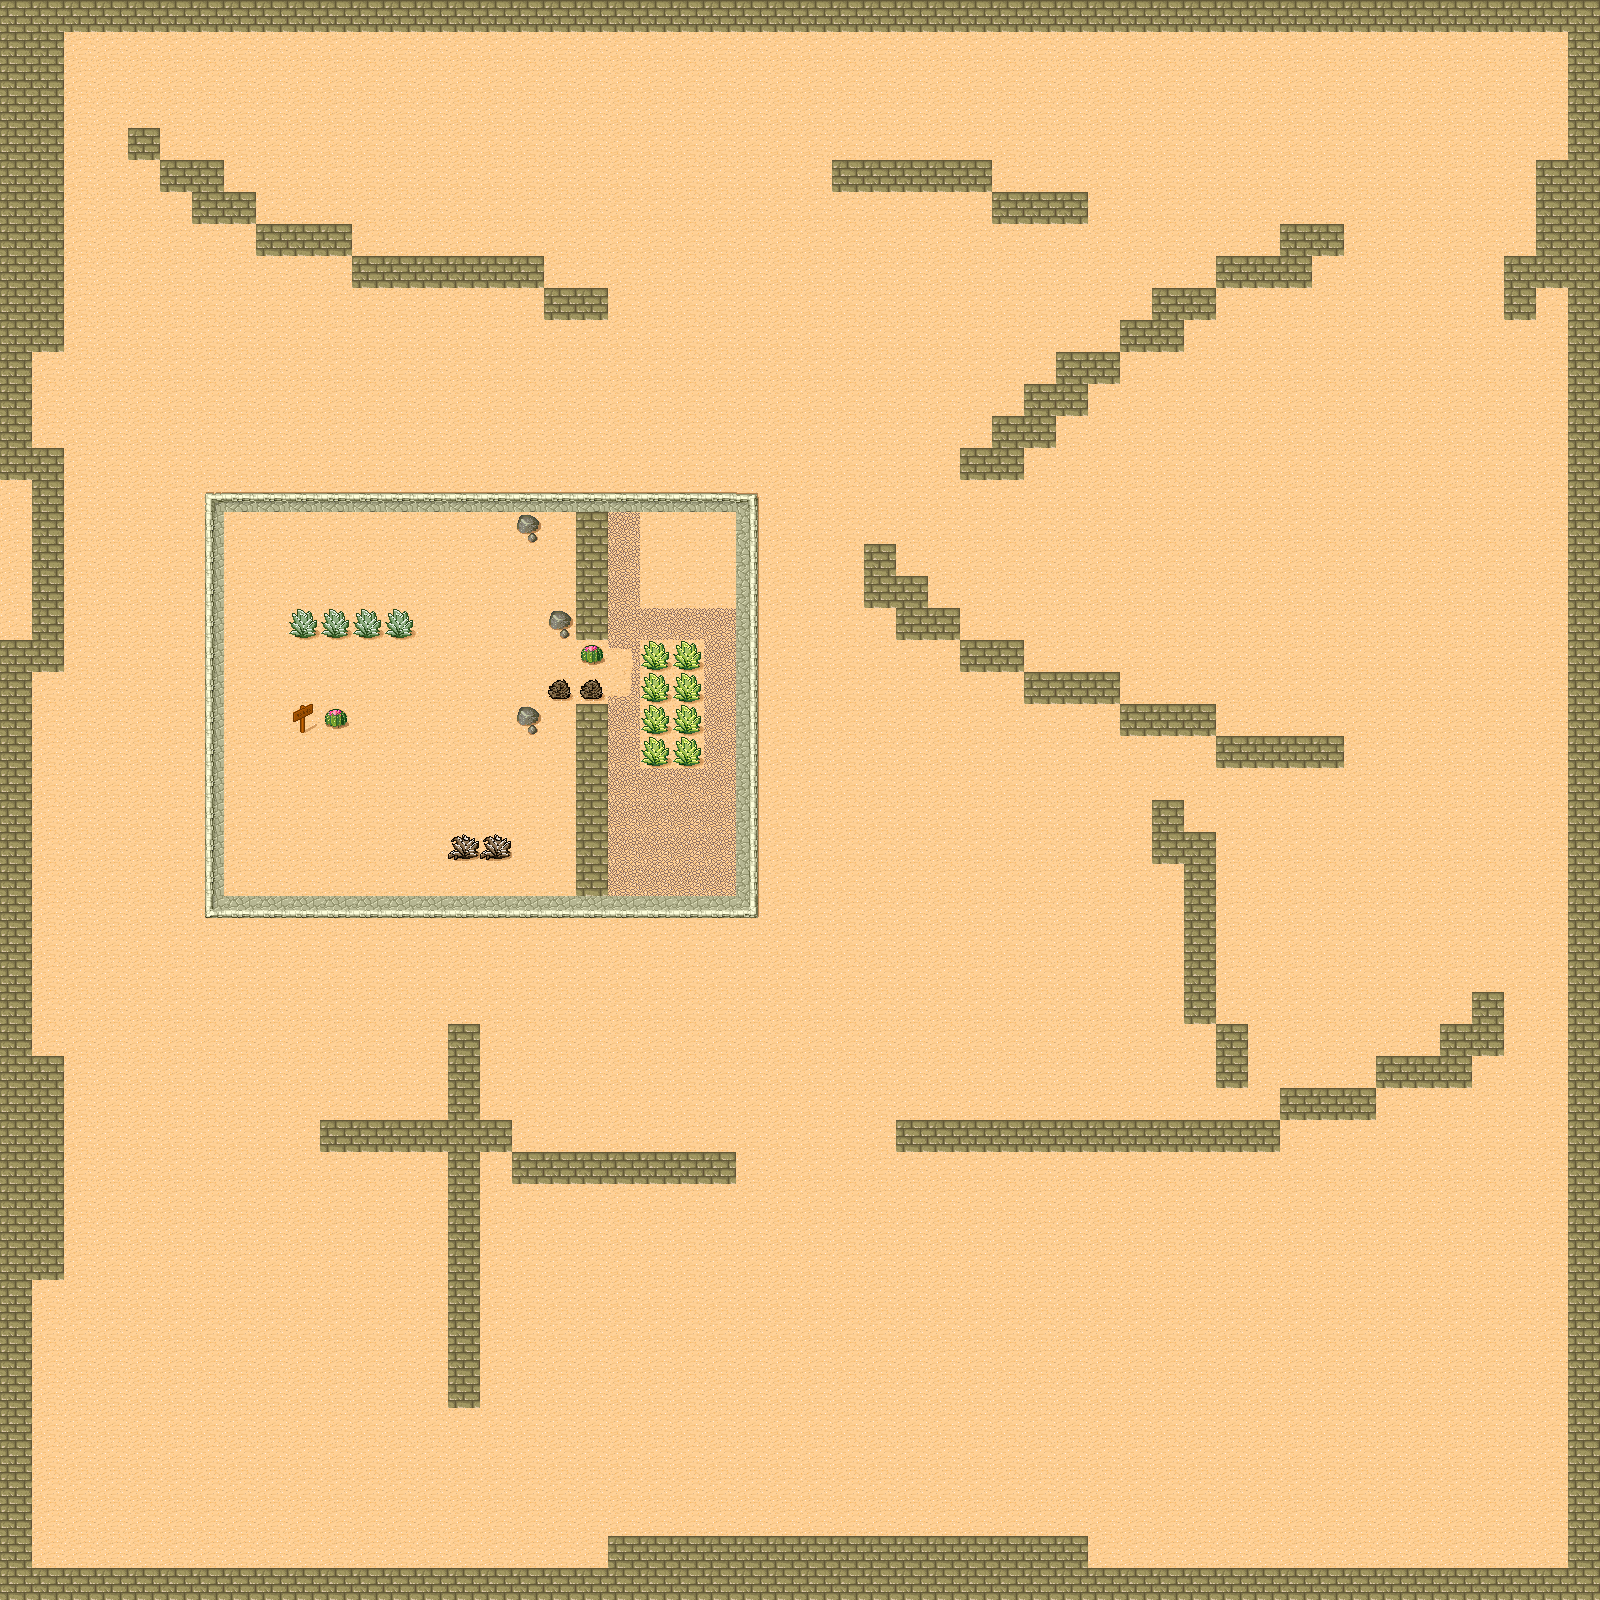

Tiled map render using the project's own tile images. Description and the map definition, with tile-layer contents summarised, below:
An orthogonal 50x50 tile map with 32x32 px tiles, 1 tile layer (background) and 1 object (SpawnPoint).

<map version="1.0" orientation="orthogonal" width="50" height="50" tilewidth="32" tileheight="32">
 <tileset firstgid="1" name="tmw_desert_spacing" tilewidth="32" tileheight="32" spacing="1" margin="1">
  <image source="tmw_desert_spacing.png" trans="ff00ff" width="265" height="199" />
 </tileset>
 <layer name="background" width="50" height="50">
  <data>[2500 cells, 2500 non-empty, 20 distinct tile ids]</data>
 </layer>
 <objectgroup name="Objects" width="50" height="50">
  <object name="SpawnPoint" x="250" y="534" />
 </objectgroup>
</map>
